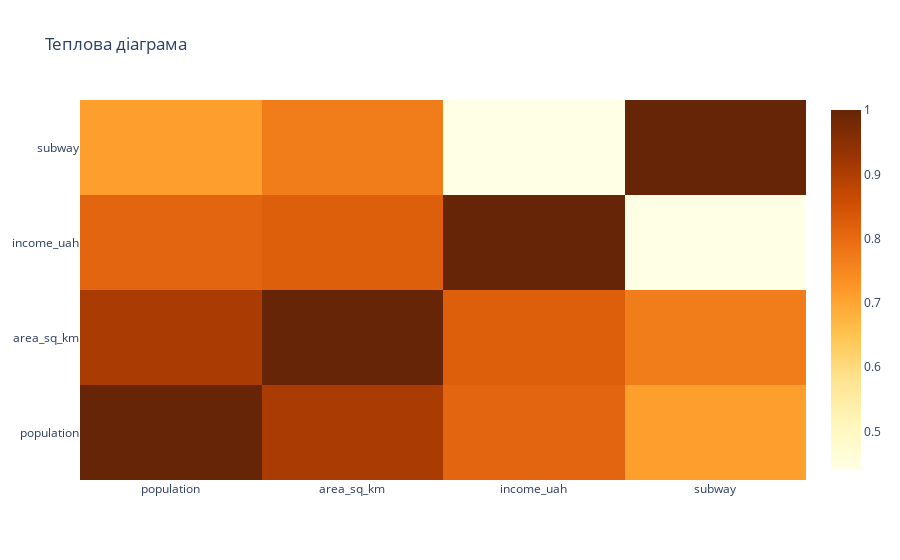

The cell this chart's notebook holds for it:
### Markdown cell above
#### 3. Матриця кореляції і теплова діаграма:

### Code cell
cities = pd.read_excel('ukr_cities.xlsx', index_col=0)
df_corr = cities.corr()
fig = go.Figure()
fig.add_trace(go.Heatmap(x=df_corr.columns, y=df_corr.index, z=df_corr, colorscale='ylorbr'))
fig.update_layout(title="Теплова діаграма")

### Figure 1 — Plotly figure (JSON) as saved in the notebook; plotly's stock layout.template omitted (floating-point values rounded to 4 significant figures)
{"data": [{"colorscale": [[0, "rgb(255,255,229)"], [0.125, "rgb(255,247,188)"], [0.25, "rgb(254,227,145)"], [0.375, "rgb(254,196,79)"], [0.5, "rgb(254,153,41)"], [0.625, "rgb(236,112,20)"], [0.75, "rgb(204,76,2)"], [0.875, "rgb(153,52,4)"], [1, "rgb(102,37,6)"]], "type": "heatmap", "x": ["population", "area_sq_km", "income_uah", "subway"], "y": ["population", "area_sq_km", "income_uah", "subway"], "z": [[1, 0.9068, 0.8106, 0.7123], [0.9068, 1, 0.8227, 0.7699], [0.8106, 0.8227, 1, 0.4402], [0.7123, 0.7699, 0.4402, 1]]}], "layout": {"title": {"text": "Теплова діаграма"}}}
